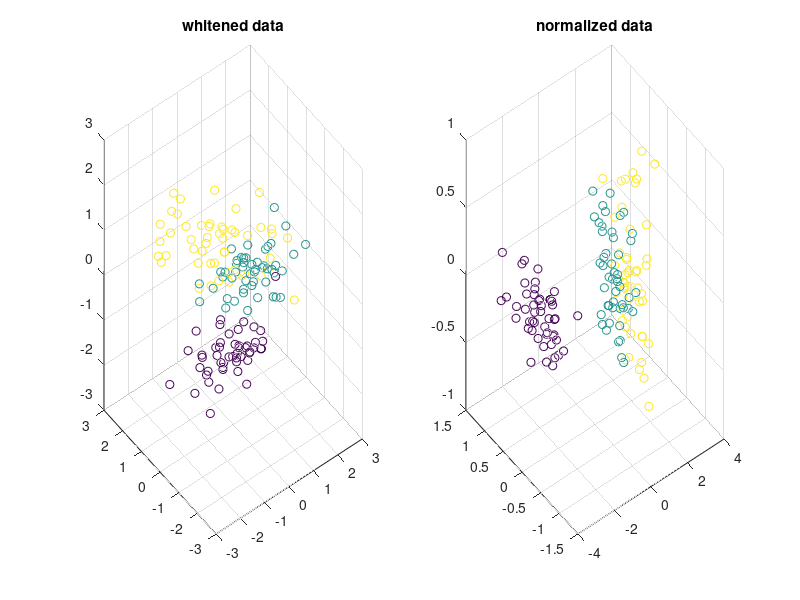

The MATLAB script that drew this image: (Note: this script raises an error after producing the figure.)
clear all;
close all;
load('iris.mat');
%%
% change this to project to either two or three dimensional eigenspace
num_eig_vec = 3;

n = length(y);
dim = length(x(1,:));
%%
%Calculating the covariance matrix and sorting the Eigenvectors so that the
% one corresponding to the biggest EW (highest variance) is in the leftmost
% column
C = cov(x);
[EV,EW] = eig(C);
[EW_sort, swapInd] = sort(sum(EW , 1) , 'descend');
lambda = zeros(dim);
for i = 1:dim
    lambda(i,i) = (EW_sort(i)).^(-0.5); %CHANGE HERE
end
EV_sort = EV(: , swapInd);
%% normalization
x_mean = mean(x);
x_norm = [(x(:,1)-x_mean(1)) (x(:,2)-x_mean(2)) (x(:,3)-x_mean(3)) (x(:,4)-x_mean(4))];
%% this is new
p_w = lambda * EV_sort.';

x_white = (p_w * x_norm.').';


%% one or two dimension version
% get first vector or first two vectors as principal component and 
% then project all the data on the corresponding eigenspace

figure()
if num_eig_vec == 2
    principal = EV_sort(:,[1,2]);
    U = principal.';
    Z = U * x_white.';
    % two-dimensional plot of scalars Z
    subplot(1,2,1)
    scatter(Z(1,:),Z(2,:),[],y)
    title('whitened data')

    principal = EV_sort(:,[1,2]);
    U = principal.';
    Z = U * x_norm.';
    % two-dimensional plot of scalars Z
    subplot(1,2,2)
    scatter(Z(1,:),Z(2,:),[],y)
    title('normalized data')


else
    principal = EV_sort(:,[1,2,3]);
    U = principal.';
    Z = U * x_white.';
    % three-dimensional plot of scalars Z
    subplot(1,2,1);
    scatter3(Z(1,:),Z(2,:),Z(3,:),[],y)
    title('whitened data')    
    
    principal = EV_sort(:,[1,2,3]);
    U = principal.';
    Z = U * x_norm.';
    % three-dimensional plot of scalars Z
    subplot(1,2,2);
    scatter3(Z(1,:),Z(2,:),Z(3,:),[],y)
    title('normalized data')

end

%% Chernov faces to visualize 4 dimensional data
% since we don't know which feature corresponds to which column we cannot
% really say what the features of the faces stand for. The faces look funny
% though.
figure();
labels = int2str(y+1);

glyphplot(x, 'glyph','face','obslabels',labels,'Features',[1,12,14,16]);
title('Chernov faces of iris data');


